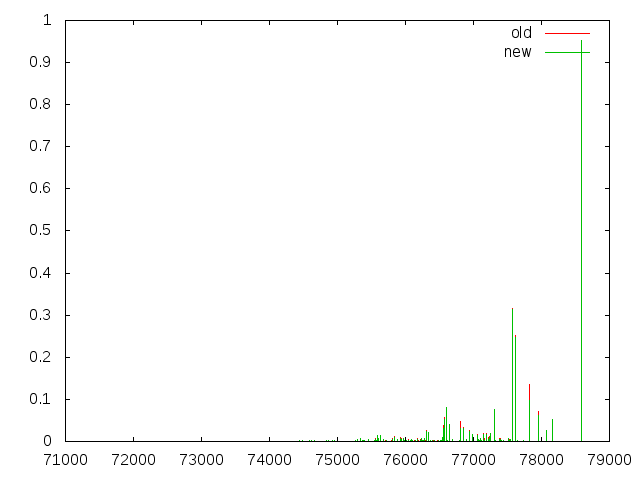

The script that saved this image:
set term png
set output "compare.png"
plot "shift_11_15_old.spe" u ($1+39300):2 w l title "old",\
      "shift_11_15.spe" u ($1+39300):2 w l title "new"

